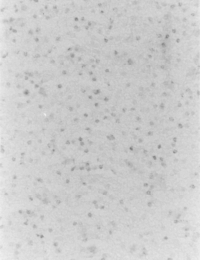
#> input picture Pregunta1/thresh1.png, 200 x 260 px, found by its file name
$ python P1.py   (Python 2 division)
#> lines starting #> are read from the running program, lines starting #| are printed output that depends on the picture; after the words box and inside, x2 and y2 are one past the last pixel; in counts of white or black regions, pixels touching at a corner belong together
import cv2
import numpy as np
img  = cv2.imread("thresh1.PNG")
#> img is the input picture: shape (260, 200, 3); min 126, max 240, mean 204.4
print img.shape
#| (260, 200, 3)
alto, ancho = img.shape[:2]
#> alto = 260; ancho = 200
matriz3= np.array(img)
print matriz3
#> (printed output is left out)
matriz = []
print alto, ancho
#| 260 200
min, max =120, 160
for y in range(0, alto):
	matriz.append([])
	for x in range(0,ancho):
		b = img.item(y, x, 0)
		g = img.item(y, x, 1)
		r = img.item(y, x, 2)
		if (b > min and b <max)  and (g > min and g <max ) and (r > min and r <max):
			matriz[y].append(255)#Blanco
		else:
			matriz[y].append(0)#Negro
#> after the loop, matriz = 260 items
matriz2 = np.array(matriz)
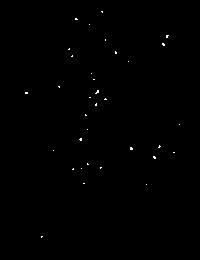
#> matriz2: shape (260, 200) int64; 0.23% white in thin lines or dots, all inside (x1, y1, x2, y2) = (25, 11, 180, 238)
print matriz2
#> (printed output is left out)
cv2.imwrite("thresh1OUT.jpg",matriz2)

$ run again, with Pregunta1/thresh2.png copied over Pregunta1/thresh1.png
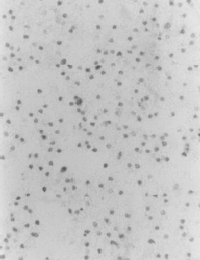
#> input picture Pregunta1/thresh2.png, 200 x 260 px, found by its file name
#> img is the input picture: shape (260, 200, 3); min 89, max 235, mean 197.6
#| (260, 200, 3)
#> (printed output is left out)
#| 260 200
#> after the loop `for y in range(0, alto):`: matriz = 260 items
#> `matriz2 = np.array(matriz)`:
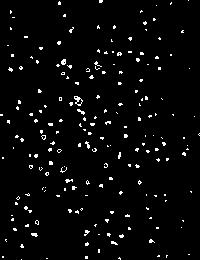
#> matriz2: shape (260, 200) int64; 3.2% white in thin lines or dots
#> (printed output is left out)
